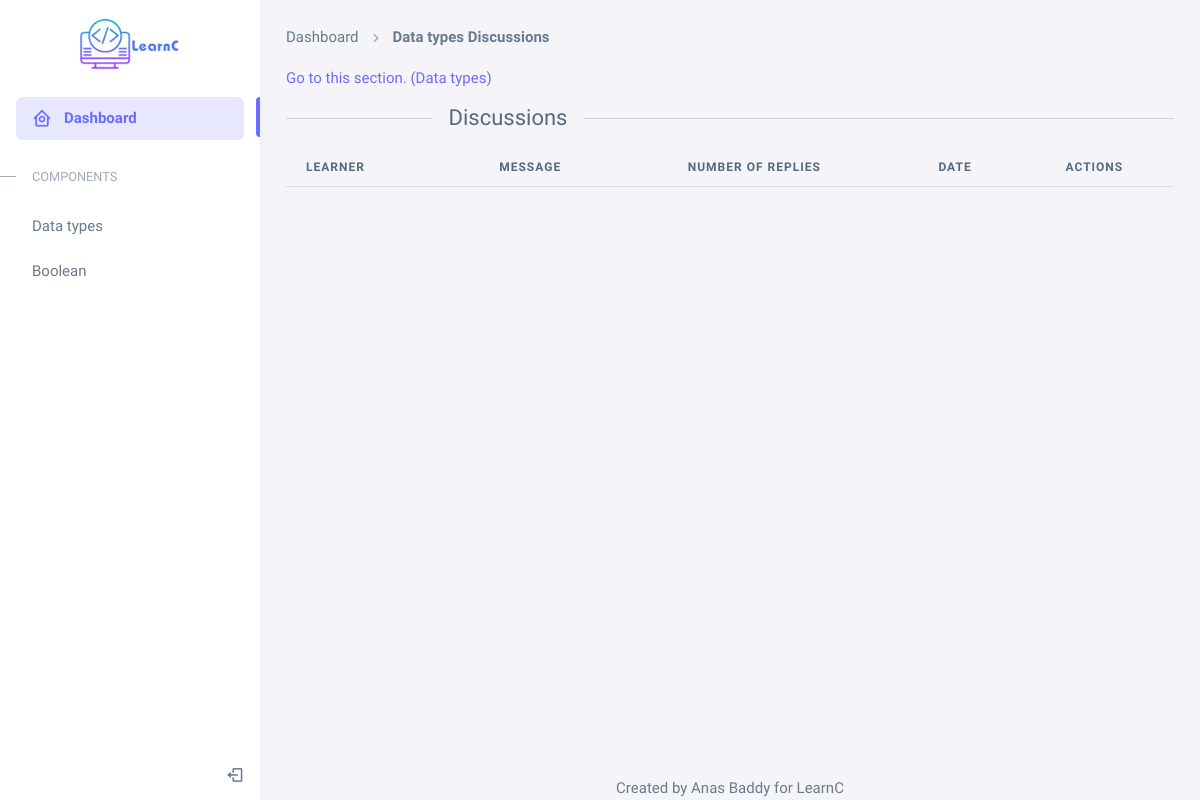
Page /discussions/5 (signed in) on the earlier database version.
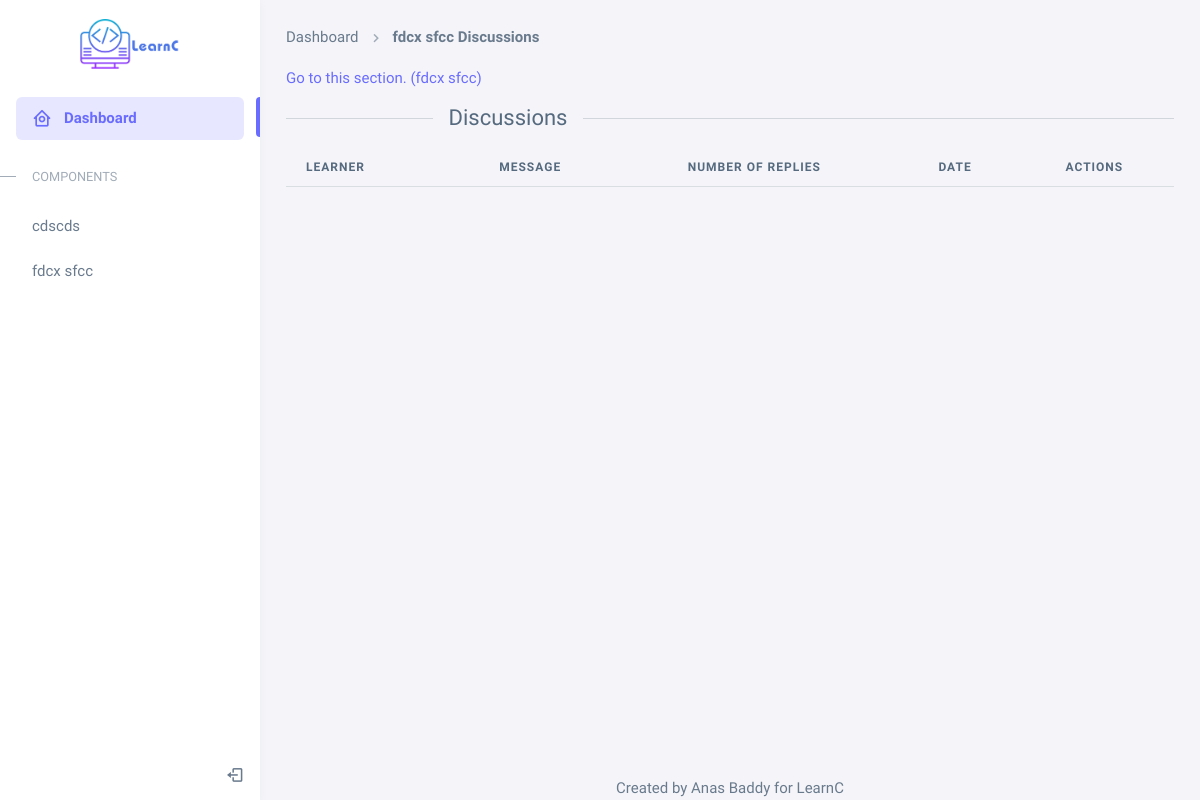
Same page on the later database version.
### plearn/models.py (models this page shows, shortened)
class Section(models.Model):
    name = models.CharField(max_length=255, null=True)
    content = RichTextField(blank=True, null=True)
    video = models.FileField(upload_to='videos/', null=True, blank=True, verbose_name="")

### plearn/views.py (the view, shortened to what this page needs)
# urls.py: path('discussions/<int:id>', views.discussions, name='discussions'),
def discussions(request, id):
    if request.user.groups.all().first().name == 'editors':
        sectionDisc = Discussion.objects.filter(section = Section.objects.filter(id = id).first())
        sections = Section.objects.all().values()
        user = request.user
        sectionName = Section.objects.filter(id = id).first().name
        context = {
            'discussions': sectionDisc,
            'sections': sections,
            'sectionId': id,
            'sectionName': sectionName,
            'user': user
        }
        return render(request, 'discussions.html', context)
    return render(request, '404.html')

### plearn/templates/discussions.html (shortened to what the changed rows need)
<!DOCTYPE html>
{% load static %}
<html lang="en" class="light-style layout-menu-fixed" dir="ltr" data-theme="theme-default"
    data-assets-path="{% static 'assets/' %}" data-template="vertical-menu-template-free">
<head>
    <link rel="stylesheet" href="{% static 'assets/vendor/fonts/boxicons.css' %}" />
    <link rel="stylesheet" href="{% static 'assets/vendor/css/core.css' %}" class="template-customizer-core-css" />
    <link rel="stylesheet" href="{% static 'assets/vendor/css/theme-default.css' %}"
        class="template-customizer-theme-css" />
    <link rel="stylesheet" href="{% static 'assets/css/demo.css' %}" />
    <link rel="stylesheet" href="{% static 'assets/vendor/libs/perfect-scrollbar/perfect-scrollbar.css' %}" />
    <link rel="stylesheet" href="{% static 'assets/vendor/libs/apex-charts/apex-charts.css' %}" />
</head>
<body>
    <div class="layout-wrapper layout-content-navbar layout-without-navbar">
        <div class="layout-container">
            <aside id="layout-menu" class="layout-menu menu-vertical menu bg-menu-theme">
                <ul class="menu-inner py-1 mt-3">
                    {% for section in sections %}
                    <li class="menu-item">
                        <a href="{% url 'index' section.id %}" class="menu-link">
                            <div data-i18n="Basic">{{ section.name }}</div>
                        </a>
                    </li>
                    {% endfor %}
                </ul>
            </aside>
            <div class="layout-page">
                <div class="content-wrapper">
                    <div class="container-xxl flex-grow-1 container-p-y">
                        <nav aria-label="breadcrumb">
                            <ol class="breadcrumb breadcrumb-style1">
                                <li class="breadcrumb-item active">
                                    <a>{{ sectionName }} Discussions</a>
                                </li>
                            </ol>
                        </nav>
                        <a href="{% url 'index' sectionId %}">Go to this section. ({{ sectionName }})</a>
                        <div class="divider text-start-center">
                            <div class="divider-text"><span class="h4">Discussions</span></div>
                        </div>
                        <div class="table-responsive">
                            <table class="table table-striped">
                                <thead>
                                    <tr>
                                        <th>Learner</th>
                                        <th class="text-center">Message</th>
                                        <th class="text-center">Number of Replies</th>
                                        <th class="text-center">Date</th>
                                        <th class="text-center">Actions</th>
                                    </tr>
                                </thead>
                            </table>
                        </div>
                    </div>
                </div>
            </div>
        </div>
    </div>
</body>
</html>

Differences in the rows shown:
removed Section: name "Data types"
removed Section: name "Boolean"
added Section: name "cdscds"
added Section: name "fdcx sfcc"
